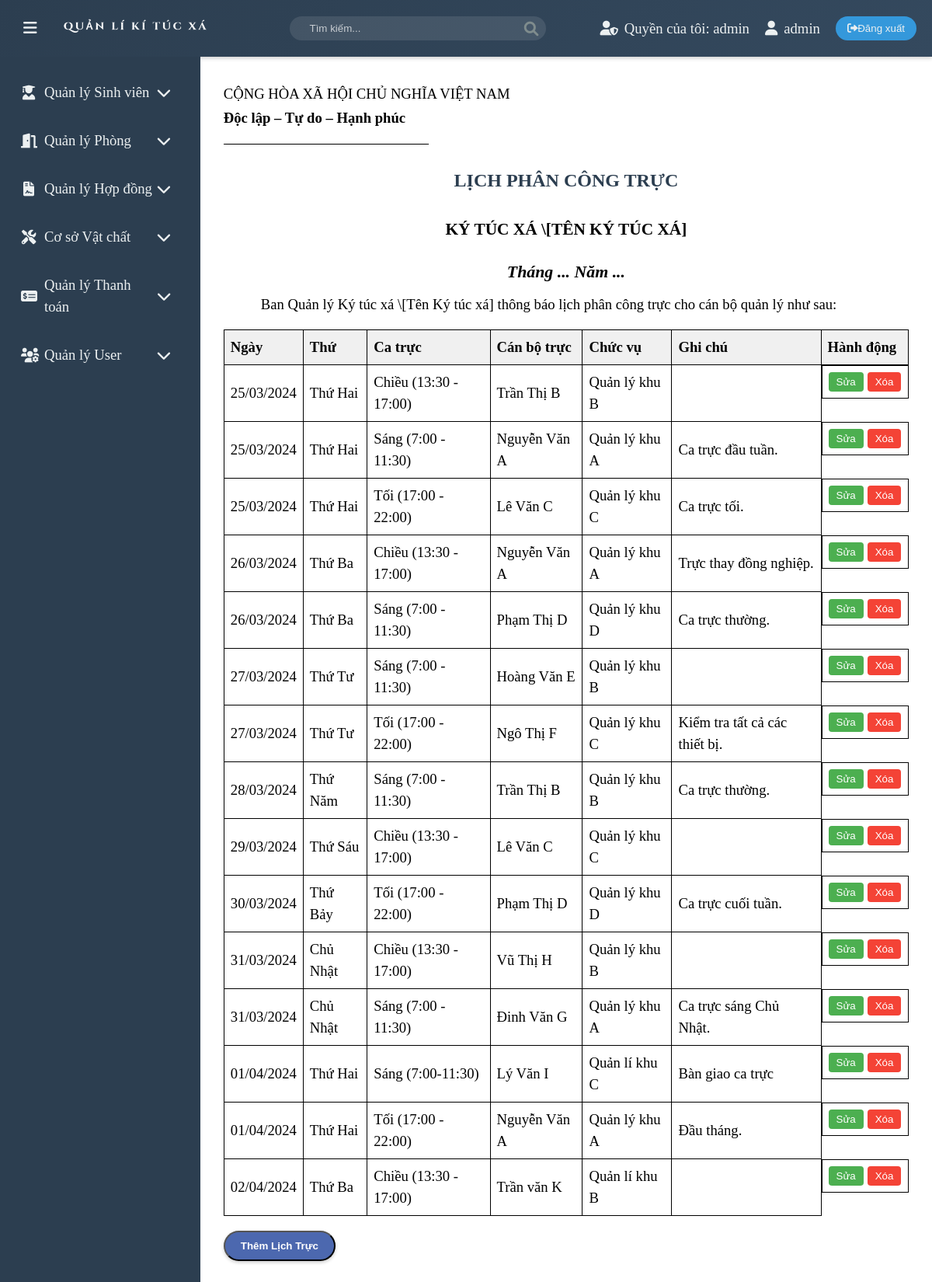
Screenshot of /php/admin/main.php (signed in) with the database file from the repository.
### tables this page shows
CREATE TABLE IF NOT EXISTS duty_schedule (
    id INT PRIMARY KEY AUTO_INCREMENT,
    duty_date DATE NOT NULL,   
    duty_day VARCHAR(20),      
    shift VARCHAR(50) NOT NULL,      
    staff_name VARCHAR(255) NOT NULL,  
    position VARCHAR(255),           
    note TEXT,                      
    created_at TIMESTAMP DEFAULT CURRENT_TIMESTAMP,
    updated_at TIMESTAMP DEFAULT CURRENT_TIMESTAMP ON UPDATE CURRENT_TIMESTAMP
);

### php/admin/management_schedule.php (the view, shortened to what this page needs)
<?php
include '../config/db_connect.php';
$sql = "SELECT * FROM duty_schedule ORDER BY duty_date, shift";
$result = $conn->query($sql);
$schedules = [];
if ($result && $result->num_rows > 0) {
    while ($row = $result->fetch_assoc()) {
        $schedules[] = $row;
    }
}
?>
<div class="header">
    <p>CỘNG HÒA XÃ HỘI CHỦ NGHĨA VIỆT NAM</p>
    <p class="doc-lap">Độc lập – Tự do – Hạnh phúc</p>
    <hr width="30%">
</div>
<h1>LỊCH PHÂN CÔNG TRỰC</h1>
<h2>KÝ TÚC XÁ \[TÊN KÝ TÚC XÁ]</h2>
<h3 class="title-time">Tháng ... Năm ...</h3>
<p>Ban Quản lý Ký túc xá \[Tên Ký túc xá] thông báo lịch phân công trực cho cán bộ quản lý như sau:</p>
<table>
    <thead>
        <tr>
            <th>Ngày</th>
            <th>Thứ</th>
            <th>Ca trực</th>
            <th>Cán bộ trực</th>
            <th>Chức vụ</th>
            <th>Ghi chú</th>
            <th>Hành động</th>
        </tr>
    </thead>
    <tbody>
        <?php foreach ($schedules as $schedule):
        $days_vn = [
            'Monday' => 'Thứ Hai',
            'Tuesday' => 'Thứ Ba',
            'Wednesday' => 'Thứ Tư',
            'Thursday' => 'Thứ Năm',
            'Friday' => 'Thứ Sáu',
            'Saturday' => 'Thứ Bảy',
            'Sunday' => 'Chủ Nhật'
        ];
        $display_day = $days_vn[$schedule['duty_day']] ?? $schedule['duty_day'];
        ?>
        <tr id="row-<?php echo $schedule['id']; ?>">
            <td><?php echo htmlspecialchars(date('d/m/Y', strtotime($schedule['duty_date']))); ?></td>
            <td><?php echo htmlspecialchars($display_day); ?></td>
            <td><?php echo htmlspecialchars($schedule['shift']); ?></td>
            <td><?php echo htmlspecialchars($schedule['staff_name']); ?></td>
            <td><?php echo htmlspecialchars($schedule['position']); ?></td>
            <td><?php echo htmlspecialchars($schedule['note']); ?></td>
            <td class="action-buttons">
                <button class="edit-button" onclick="openEditModal(<?php echo $schedule['id']; ?>, '<?php echo htmlspecialchars(date('Y-m-d', strtotime($schedule['duty_date']))); ?>', '<?php echo htmlspecialchars($schedule['shift']); ?>', '<?php echo htmlspecialchars($schedule['staff_name']); ?>', '<?php echo htmlspecialchars($schedule['position']); ?>', '<?php echo htmlspecialchars($schedule['note']); ?>')">Sửa</button>
                <button class="delete-button" onclick="confirmDelete(<?php echo $schedule['id']; ?>)">Xóa</button>
            </td>
        </tr>
        <?php endforeach; ?>
    </tbody>
</table>
<button class="read-button" onclick="openAddModal()">Thêm Lịch Trực</button>

### assets/css/main.css (style rules this page uses)
:root { --primary-color: #2c3e50; --secondary-color: #34495e; --accent-color: #3498db; --text-color: #ecf0f1; --hover-color: #2980b9; --transition-speed: 0.3s; }
body { font-family: 'Segoe UI', Tahoma, Geneva, Verdana, sans-serif; margin: 0; padding: 0; background-color: #f5f6fa; }
.content h1 { color: var(--primary-color); margin-bottom: 30px; text-align: center; }

### assets/css/management_schedule.css (style rules this page uses)
body { font-family: "Times New Roman", Times, serif; font-size: 14pt; line-height: 1.5; color: #000; background-color: #fff; }
h1, h2, h3 { font-family: "Times New Roman", Times, serif; font-weight: bold; margin-top: 1em; margin-bottom: 0.5em; text-align: center; }
h1 { font-size: 18pt; }
h2 { font-size: 16pt; }
p { margin-top: 0.5em; margin-bottom: 0.5em; text-align: justify; text-indent: 1.27cm; }
table { width: 100%; border-collapse: collapse; margin-top: 1em; margin-bottom: 1em; }
th, td { border: 1px solid #000; padding: 8px; text-align: left; }
th { background-color: #f0f0f0; font-weight: bold; }
.read-button { display: inline-block; padding: 10px 20px; background-color:rgb(76, 104, 175); color: white; text-decoration: none; border-radius: 27px; font-weight: bold; transition: background-color 0.3s ease; box-shadow: 0 2px 4px rgba(0, 0, 0, 0.2); cursor: pointer; }
hr { border: none; border-top: 1px solid black; margin: 1em 0; }
.header { text-align: center; margin-bottom: 1.5em; }
.header p { margin: 0.2em 0; text-indent: 0; }
.header .doc-lap { font-weight: bold; }
.title-time { font-style: italic; text-align: center; }
.action-buttons { display: flex; gap: 5px; }
.edit-button, .delete-button { padding: 5px 10px; border: none; border-radius: 4px; cursor: pointer; }
.edit-button { background-color: #4CAF50; color: white; }
.delete-button { background-color: #f44336; color: white; }

### rows the page displays
duty_schedule: duty_date "25/03/2024", duty_day "Thứ Hai", shift "Chiều (13:30 - 17:00)", staff_name "Trần Thị B", position "Quản lý khu B"
duty_schedule: duty_date "25/03/2024", duty_day "Thứ Hai", shift "Sáng (7:00 - 11:30)", staff_name "Nguyễn Văn A", position "Quản lý khu A", note "Ca trực đầu tuần."
duty_schedule: duty_date "25/03/2024", duty_day "Thứ Hai", shift "Tối (17:00 - 22:00)", staff_name "Lê Văn C", position "Quản lý khu C", note "Ca trực tối."
duty_schedule: duty_date "26/03/2024", duty_day "Thứ Ba", shift "Chiều (13:30 - 17:00)", staff_name "Nguyễn Văn A", position "Quản lý khu A", note "Trực thay đồng nghiệp."
duty_schedule: duty_date "26/03/2024", duty_day "Thứ Ba", shift "Sáng (7:00 - 11:30)", staff_name "Phạm Thị D", position "Quản lý khu D", note "Ca trực thường."
duty_schedule: duty_date "27/03/2024", duty_day "Thứ Tư", shift "Sáng (7:00 - 11:30)", staff_name "Hoàng Văn E", position "Quản lý khu B"
duty_schedule: duty_date "27/03/2024", duty_day "Thứ Tư", shift "Tối (17:00 - 22:00)", staff_name "Ngô Thị F", position "Quản lý khu C", note "Kiểm tra tất cả các thiết bị."
duty_schedule: duty_date "28/03/2024", duty_day "Thứ Năm", shift "Sáng (7:00 - 11:30)", staff_name "Trần Thị B", position "Quản lý khu B", note "Ca trực thường."
duty_schedule: duty_date "29/03/2024", duty_day "Thứ Sáu", shift "Chiều (13:30 - 17:00)", staff_name "Lê Văn C", position "Quản lý khu C"
duty_schedule: duty_date "30/03/2024", duty_day "Thứ Bảy", shift "Tối (17:00 - 22:00)", staff_name "Phạm Thị D", position "Quản lý khu D", note "Ca trực cuối tuần."
duty_schedule: duty_date "31/03/2024", duty_day "Chủ Nhật", shift "Chiều (13:30 - 17:00)", staff_name "Vũ Thị H", position "Quản lý khu B"
duty_schedule: duty_date "31/03/2024", duty_day "Chủ Nhật", shift "Sáng (7:00 - 11:30)", staff_name "Đinh Văn G", position "Quản lý khu A", note "Ca trực sáng Chủ Nhật."
duty_schedule: duty_date "01/04/2024", duty_day "Thứ Hai", shift "Sáng (7:00-11:30)", staff_name "Lý Văn I", position "Quản lí khu C", note "Bàn giao ca trực"
duty_schedule: duty_date "01/04/2024", duty_day "Thứ Hai", shift "Tối (17:00 - 22:00)", staff_name "Nguyễn Văn A", position "Quản lý khu A", note "Đầu tháng."
duty_schedule: duty_date "02/04/2024", duty_day "Thứ Ba", shift "Chiều (13:30 - 17:00)", staff_name "Trần văn K", position "Quản lí khu B"

### other values shown
$role "admin"
$username "admin"
